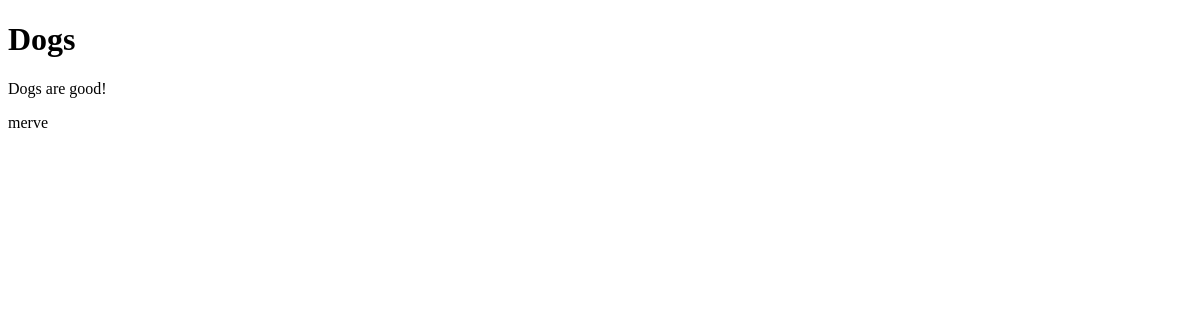
Page /dogs on the earlier database version.
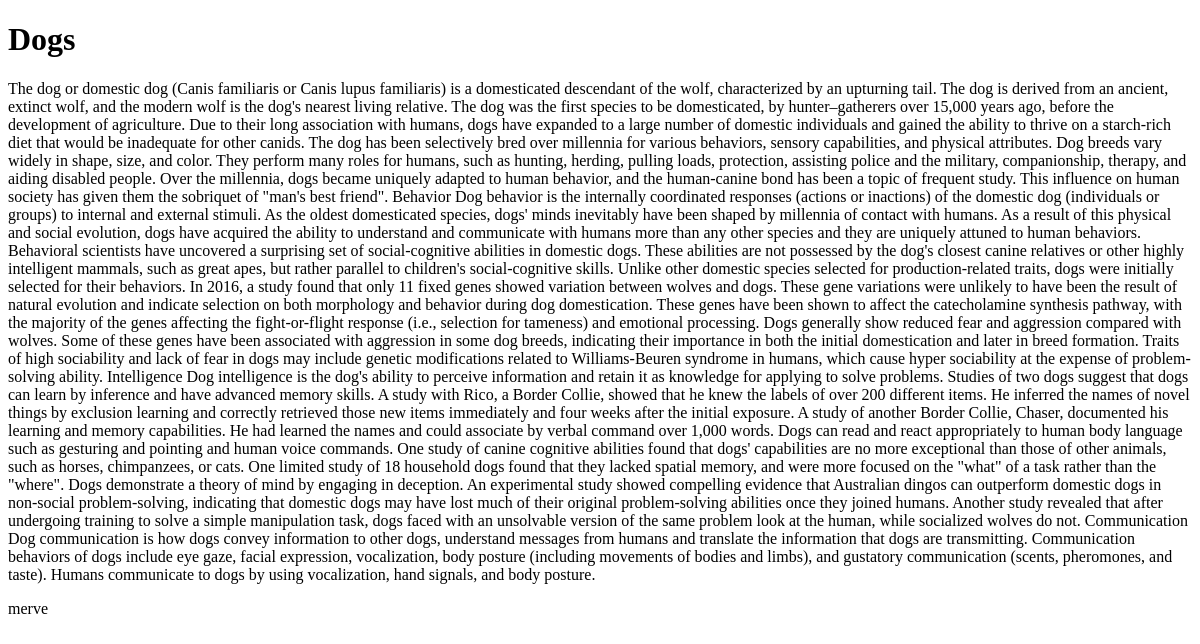
Same page on the later database version.
### blog/models.py (models this page shows, shortened)
class Post(models.Model):
    title = models.CharField(max_length=200)
    content = models.TextField()
    date_created = models.DateTimeField(auto_now_add=True)
    slug = models.SlugField(max_length=200, unique=True)
    author = models.ForeignKey(to=User, on_delete=models.CASCADE)
    status = models.IntegerField(choices=STATUS, default=0)

### blog/views.py (the view)
# urls.py: path('<slug:slug>', views.BlogView.as_view(), name='blog_view'),
class BlogView(generic.DetailView):
    model = Post
    template_name = 'blog.html'

### templates/blog.html
<!DOCTYPE html>
<html>
    <body>
        <h1>{{object.title}}</h1>
        <p>{{object.content}}</p>
        <p>{{object.author}}</p>
    </body>
</html>

Differences in the rows shown:
changed Post "Dogs": content "Dogs are good!" → "The dog or domestic dog (Canis familiaris or Canis lupus familiaris) is a domesticated descendant of the wolf, characterized by an upturning tail. The dog is derived from an ancient, extinct wolf, and the modern wolf is the dog's nearest living relative. The dog was the first species to be domesticated, by hunter–gatherers over 15,000 years ago, before the development of agriculture. Due to their long association with humans, dogs have expanded to a large number of domestic individuals and gained the ability to thrive on a starch-rich diet that would be inadequate for other canids. The dog has been selectively bred over millennia for various behaviors, sensory capabilities, and physical…"
